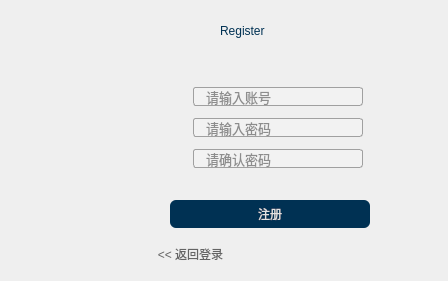
<?xml version="1.0" encoding="UTF-8"?>
<ui version="4.0">
 <class>login</class>
 <widget class="QWidget" name="login">
  <property name="geometry">
   <rect>
    <x>0</x>
    <y>0</y>
    <width>448</width>
    <height>281</height>
   </rect>
  </property>
  <property name="windowTitle">
   <string>login</string>
  </property>
  <property name="styleSheet">
   <string notr="true"/>
  </property>
  <widget class="QWidget" name="widget" native="true">
   <property name="geometry">
    <rect>
     <x>0</x>
     <y>-10</y>
     <width>431</width>
     <height>291</height>
    </rect>
   </property>
   <property name="styleSheet">
    <string notr="true"/>
   </property>
   <widget class="QStackedWidget" name="stackedWidget">
    <property name="enabled">
     <bool>true</bool>
    </property>
    <property name="geometry">
     <rect>
      <x>120</x>
      <y>10</y>
      <width>311</width>
      <height>281</height>
     </rect>
    </property>
    <property name="styleSheet">
     <string notr="true">#ReturnLogin
{
	font: 9pt &quot;微软雅黑&quot;;
	color: rgb(100, 100, 100);
}
#RokBtn
{
	color: rgb(226, 226, 226);
	font: 9pt &quot;微软雅黑&quot;;
	background-color: rgb(0,49, 83);
 	border:none;
	border-radius: 6px;
}
#LoginBtn
{
	color: rgb(226, 226, 226);
	font: 9pt &quot;微软雅黑&quot;;
	background-color: rgb(0,49, 83);
 	border:none;
	border-radius: 6px;
}
#RegisterBtn
{
	font: 9pt &quot;微软雅黑&quot;;
	color: rgb(100, 100, 100);
}
#labelLogin
{
	color:rgb(0,49, 83);
	font: 20pt &quot;华文琥珀&quot;;
}
#labelRegister
{
	color:rgb(0,49, 83);
	font: 20pt &quot;华文琥珀&quot;;
}</string>
    </property>
    <property name="currentIndex">
     <number>1</number>
    </property>
    <widget class="QWidget" name="pageLogin">
     <widget class="QWidget" name="widget_3" native="true">
      <property name="geometry">
       <rect>
        <x>40</x>
        <y>70</y>
        <width>214</width>
        <height>83</height>
       </rect>
      </property>
      <property name="styleSheet">
       <string notr="true">#LlineEditPasswd
{
	border: 1px solid #A0A0A0; 
	border-radius: 3px; 
	padding-left: 10px; 
	background-color: #F2F2F2; 
	color: #282828;
	selection-background-color: #A0A0A0;
	selection-color: #F2F2F2; 
	font-family: &quot;Microsoft YaHei&quot;;
	font-size: 10pt; 
}
#LlineEditNum
{
	border: 1px solid #A0A0A0; 
	border-radius: 3px; 
	padding-left: 10px; 
	background-color: #F2F2F2; 
	color: #282828;
	selection-background-color: #A0A0A0;
	selection-color: #F2F2F2; 
	font-family: &quot;Microsoft YaHei&quot;;
	font-size: 10pt; 
}
#label_5
{
	font: 10pt &quot;微软雅黑&quot;;
	background-image: url(:/RScreen/img/user.png);
}
#label_6
{
	font: 10pt &quot;微软雅黑&quot;;
background-image: url(:/RScreen/img/passwd.png);
}</string>
      </property>
      <layout class="QGridLayout" name="gridLayout">
       <item row="0" column="0">
        <widget class="QLabel" name="label_5">
         <property name="minimumSize">
          <size>
           <width>16</width>
           <height>16</height>
          </size>
         </property>
         <property name="maximumSize">
          <size>
           <width>16</width>
           <height>16</height>
          </size>
         </property>
         <property name="text">
          <string/>
         </property>
        </widget>
       </item>
       <item row="0" column="1">
        <widget class="QLineEdit" name="LlineEditNum">
         <property name="placeholderText">
          <string>请输入账号</string>
         </property>
        </widget>
       </item>
       <item row="1" column="0">
        <widget class="QLabel" name="label_6">
         <property name="minimumSize">
          <size>
           <width>16</width>
           <height>16</height>
          </size>
         </property>
         <property name="maximumSize">
          <size>
           <width>16</width>
           <height>16</height>
          </size>
         </property>
         <property name="text">
          <string/>
         </property>
        </widget>
       </item>
       <item row="1" column="1">
        <widget class="QLineEdit" name="LlineEditPasswd">
         <property name="echoMode">
          <enum>QLineEdit::Password</enum>
         </property>
         <property name="placeholderText">
          <string>请输入密码</string>
         </property>
        </widget>
       </item>
      </layout>
     </widget>
     <widget class="QPushButton" name="LoginBtn">
      <property name="geometry">
       <rect>
        <x>50</x>
        <y>180</y>
        <width>200</width>
        <height>28</height>
       </rect>
      </property>
      <property name="text">
       <string>登录</string>
      </property>
     </widget>
     <widget class="QPushButton" name="RegisterBtn">
      <property name="geometry">
       <rect>
        <x>230</x>
        <y>220</y>
        <width>71</width>
        <height>28</height>
       </rect>
      </property>
      <property name="text">
       <string>注册 &gt;&gt;</string>
      </property>
      <property name="flat">
       <bool>true</bool>
      </property>
     </widget>
     <widget class="QLabel" name="labelLogin">
      <property name="geometry">
       <rect>
        <x>100</x>
        <y>10</y>
        <width>81</width>
        <height>41</height>
       </rect>
      </property>
      <property name="text">
       <string>Login</string>
      </property>
     </widget>
    </widget>
    <widget class="QWidget" name="pageRegister">
     <property name="styleSheet">
      <string notr="true">#label_4
{
	color: rgb(18, 150, 219);
}</string>
     </property>
     <widget class="QWidget" name="widget_2" native="true">
      <property name="geometry">
       <rect>
        <x>40</x>
        <y>70</y>
        <width>214</width>
        <height>117</height>
       </rect>
      </property>
      <property name="styleSheet">
       <string notr="true">#RlineEditNumber
{
border: 1px solid #A0A0A0; /* 边框宽度为1px，颜色为#A0A0A0 */
	border-radius: 3px; /* 边框圆角 */
	padding-left: 10px; /* 文本距离左边界有5px */
	background-color: #F2F2F2; /* 背景颜色 */
	color: #282828; /* 文本颜色 */
	selection-background-color: #A0A0A0; /* 选中文本的背景颜色 */
	selection-color: #F2F2F2; /* 选中文本的颜色 */
	font-family: &quot;Microsoft YaHei&quot;; /* 文本字体族 */
	font-size: 10pt; /* 文本字体大小 */
}
#RlineEditPasswd
{
border: 1px solid #A0A0A0; 
	border-radius: 3px; 
	padding-left: 10px; 
	background-color: #F2F2F2; 
	color:#282828;
	selection-background-color: #A0A0A0;
	selection-color: #F2F2F2; 
	font-family: &quot;Microsoft YaHei&quot;;
	font-size: 10pt; 
}
#RlineEditPasswd2
{
	border: 1px solid #A0A0A0; 
	border-radius: 3px; 
	padding-left: 10px; 
	background-color: #F2F2F2; 
	color: #282828;
	selection-background-color: #A0A0A0;
	selection-color: #F2F2F2; 
	font-family: &quot;Microsoft YaHei&quot;;
	font-size: 10pt; 
}
#label
{
	font: 9pt &quot;微软雅黑&quot;;
	
	background-image: url(:/RScreen/img/user.png);
}
#label_2
{
	font: 9pt &quot;微软雅黑&quot;;
	background-image: url(:/RScreen/img/passwd.png);
}
#label_3
{
	font: 9pt &quot;微软雅黑&quot;;
	background-image: url(:/RScreen/img/passwd.png);
}

	</string>
      </property>
      <layout class="QGridLayout" name="gridLayout_2">
       <item row="0" column="0">
        <widget class="QLabel" name="label">
         <property name="minimumSize">
          <size>
           <width>16</width>
           <height>16</height>
          </size>
         </property>
         <property name="maximumSize">
          <size>
           <width>16</width>
           <height>16</height>
          </size>
         </property>
         <property name="text">
          <string/>
         </property>
        </widget>
       </item>
       <item row="0" column="1">
        <widget class="QLineEdit" name="RlineEditNumber">
         <property name="text">
          <string/>
         </property>
         <property name="placeholderText">
          <string>请输入账号</string>
         </property>
        </widget>
       </item>
       <item row="1" column="0">
        <widget class="QLabel" name="label_2">
         <property name="minimumSize">
          <size>
           <width>16</width>
           <height>16</height>
          </size>
         </property>
         <property name="maximumSize">
          <size>
           <width>16</width>
           <height>16</height>
          </size>
         </property>
         <property name="text">
          <string/>
         </property>
        </widget>
       </item>
       <item row="1" column="1">
        <widget class="QLineEdit" name="RlineEditPasswd">
         <property name="echoMode">
          <enum>QLineEdit::Password</enum>
         </property>
         <property name="placeholderText">
          <string>请输入密码</string>
         </property>
        </widget>
       </item>
       <item row="2" column="0">
        <widget class="QLabel" name="label_3">
         <property name="minimumSize">
          <size>
           <width>16</width>
           <height>16</height>
          </size>
         </property>
         <property name="maximumSize">
          <size>
           <width>16</width>
           <height>16</height>
          </size>
         </property>
         <property name="text">
          <string/>
         </property>
        </widget>
       </item>
       <item row="2" column="1">
        <widget class="QLineEdit" name="RlineEditPasswd2">
         <property name="echoMode">
          <enum>QLineEdit::Password</enum>
         </property>
         <property name="placeholderText">
          <string>请确认密码</string>
         </property>
        </widget>
       </item>
      </layout>
     </widget>
     <widget class="QPushButton" name="RokBtn">
      <property name="geometry">
       <rect>
        <x>50</x>
        <y>200</y>
        <width>200</width>
        <height>28</height>
       </rect>
      </property>
      <property name="text">
       <string>注册</string>
      </property>
      <property name="flat">
       <bool>false</bool>
      </property>
     </widget>
     <widget class="QPushButton" name="ReturnLogin">
      <property name="enabled">
       <bool>true</bool>
      </property>
      <property name="geometry">
       <rect>
        <x>20</x>
        <y>240</y>
        <width>101</width>
        <height>28</height>
       </rect>
      </property>
      <property name="text">
       <string>&lt;&lt; 返回登录</string>
      </property>
      <property name="flat">
       <bool>true</bool>
      </property>
     </widget>
     <widget class="QLabel" name="labelRegister">
      <property name="geometry">
       <rect>
        <x>100</x>
        <y>10</y>
        <width>131</width>
        <height>41</height>
       </rect>
      </property>
      <property name="text">
       <string>Register</string>
      </property>
     </widget>
    </widget>
   </widget>
   <widget class="QLabel" name="iconLabel_2">
    <property name="geometry">
     <rect>
      <x>20</x>
      <y>100</y>
      <width>131</width>
      <height>71</height>
     </rect>
    </property>
    <property name="styleSheet">
     <string notr="true">border-image: url(:/RScreen/img/注册完成.png);</string>
    </property>
    <property name="text">
     <string/>
    </property>
   </widget>
  </widget>
 </widget>
 <layoutdefault spacing="6" margin="11"/>
 <resources>
  <include location="rscreen.qrc"/>
 </resources>
 <connections/>
</ui>
